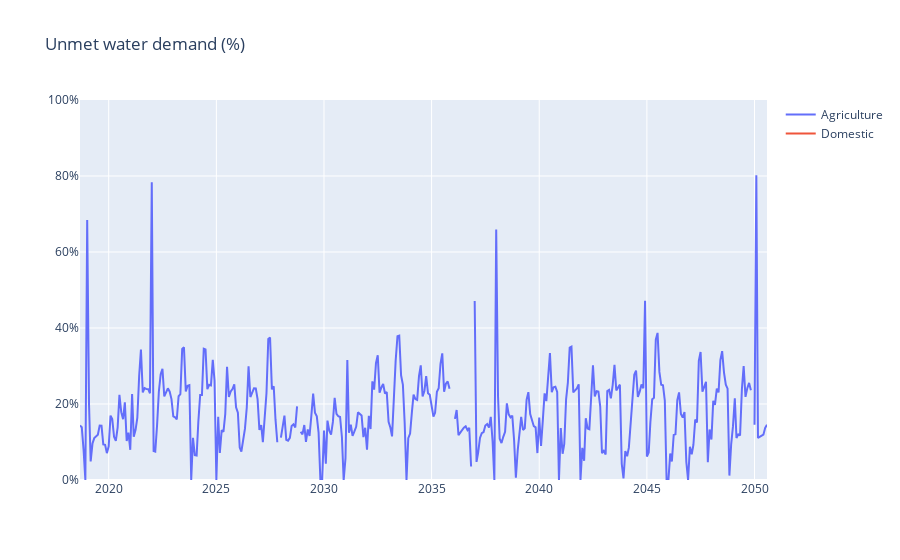

Notebook source saved alongside this figure:
### Code cell
data = {}
data = unmet_demand_plot(data, df, 'Date')
fig = go.Figure(data=data['Unmet water demand (%)'])
fig.layout['title'] = dict(text='Unmet water demand (%)')
fig.layout['yaxis'] = {'tickformat': ',.0%', 'range': [0, 1]}
fig.show()

### Figure 1 — Plotly figure (JSON) as saved in the notebook; plotly's stock layout.template omitted (floating-point values rounded to 4 significant figures; data arrays with more than 128 entries replaced by an {"elided": "..."} marker saying what was removed)
{"data": [{"hovertemplate": "<b>Value</b>: %{y:,.2%}<br><b>Date</b>: %{x}", "mode": "lines", "name": "Agriculture", "type": "scatter", "x": {"elided": "384 str values"}, "y": {"elided": "384 float values"}}, {"hovertemplate": "<b>Value</b>: %{y:,.2%}<br><b>Date</b>: %{x}", "mode": "lines", "name": "Domestic", "type": "scatter", "x": {"elided": "384 str values"}, "y": {"elided": "384 float values"}}], "layout": {"title": {"text": "Unmet water demand (%)"}, "yaxis": {"range": [0, 1], "tickformat": ",.0%"}}}
